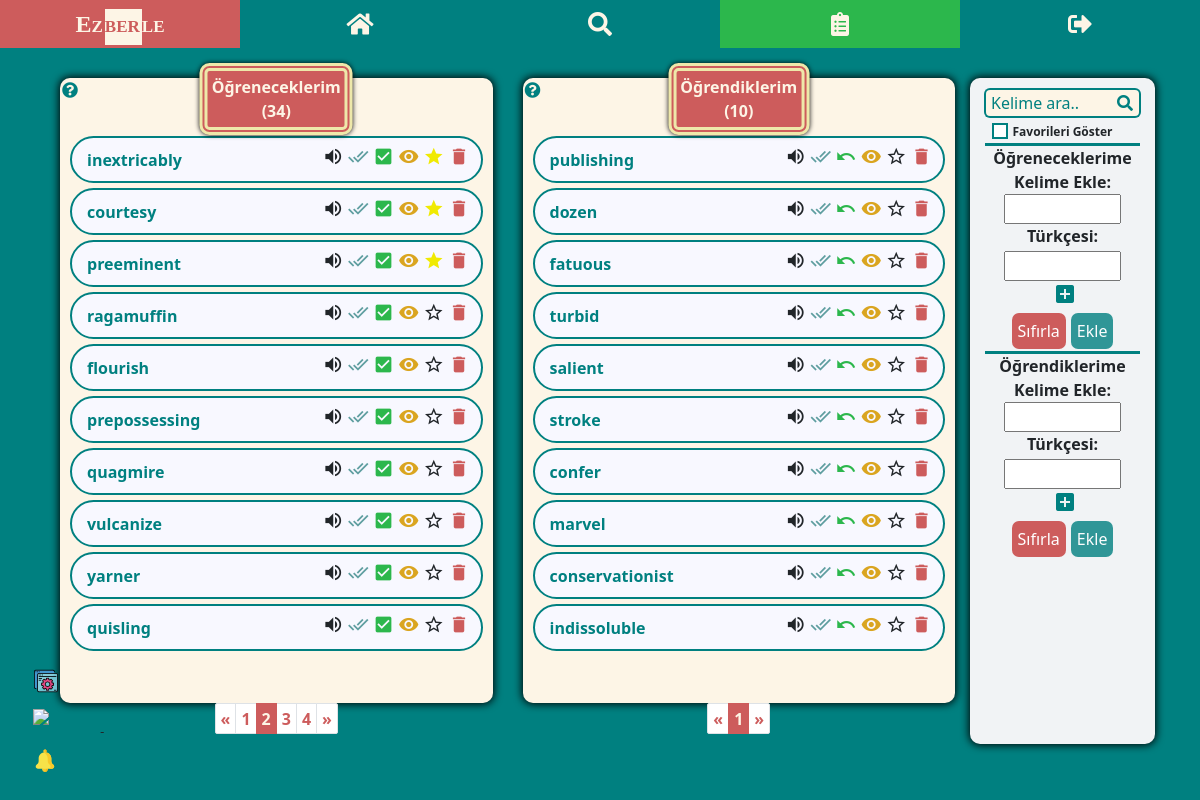
/kelime_listesi/?s=2 (signed in), run on the app's committed database.
### my_dict/models.py (models this page shows, shortened)
class WordEn(models.Model):
    user = models.ForeignKey(User, on_delete=models.CASCADE)
    english = models.CharField(max_length=100)
    audio = models.CharField(max_length=300)
    create_time = models.DateTimeField(auto_now_add=True)
    is_learned = models.BooleanField(default=False)
    is_seen = models.BooleanField(default=False)
    is_starred = models.BooleanField(default=False)
    is_in_reminder_list = models.BooleanField(default=False)
    is_new_in_reminder_list = models.BooleanField(default=False)
    memorize_tracker = FieldTracker(fields=['is_learned'])
    class Meta:
        ordering = ['-create_time']
        verbose_name_plural = "İngilizce Kelimeler"

### my_dict/views.py (the view)
# urls.py: path('kelime_listesi/', my_word_list, name='word-list'),
@login_required
def my_word_list(request):
    unl_words = get_word_list(request, 'unlearned_words')
    l_words = get_word_list(request, 'learned_words')
    if request.method == "GET":
        word = request.GET.get("q")
        my_word_list_search(request, word)
    paginator_unl = Paginator(unl_words, 10)
    page_no_unl = request.GET.get('s')
    page_unl = paginator_unl.get_page(page_no_unl)
    paginator_l = Paginator(l_words, 10)
    page_no_l = request.GET.get('p')
    page_l = paginator_l.get_page(page_no_l)
    data = {
        'page_obj_unl': page_unl,
        'page_obj_l': page_l,
        'unlearned_count': len(unl_words),
        'learned_count': len(l_words),
    }
    if WordEn.objects.filter(user=request.user, is_new_in_reminder_list=True):
        data['show_reminder_notif'] = True
    return render(request, 'my_dict/word_list.html', context=data)

### my_dict/templates/my_dict/word_list.html (shortened to what this page needs)
{% extends 'base.html' %}
{% load static %}
{% block content %}
<div class="wrapper">
<div class="container-md">
<div class="row mt-4">
    <div class="col-lg-5 tbl-first mt-md-4">
        <div class="word-list position-relative">
            <span class="wl-title">Öğreneceklerim <br> (<span class="count-unl">{{ unlearned_count }}</span>)</span>
            <div class="tt">
              <i class="fas fa-question-circle"></i>
            </div>
            <ul class="unl-word">
                {% if "kelime_listesi/q=" not in request.path or page_obj_unl|length > 0 %}
                    {% for word in page_obj_unl %}
                    <li data-id="{{word.id}}" class="li{{word.id}}">
                        <div class="en-section">
                            <div class="align-self-center word">
                                <a href="{% url 'dictionary-search' word.english %}" target="_blank">{{ word.english }}</a>
                            </div>
                            <div data-id="{{word.id}}" class="btn-grp btn-grp-unl">
                                {% if word.audio %}
                                <i title="Dinle" class="material-icons audio">volume_up</i>
                                {% else %}
                                <i title="Ses mevcut değil" class="material-icons audio">volume_off</i>
                                <audio src="{{word.audio}}"></audio>
                                {% endif %}
                                {% if word.is_seen %}
                                <i title="Görüldü" class="material-icons check-seen word-seen">done_all</i>
                                {% else %}
                                <i title="Görülmedi" class="material-icons check-seen word-unseen">done_all</i>
                                {% endif %}
                                <i title="Ezberledim" class="material-icons check-learn memorize">check_box</i>
                                <i data-toggle="collapse" data-target=".tr{{word.id}}" title="Türkçelerini göster"
                                   class="material-icons eye">remove_red_eye</i>
                                {% if not word.is_starred %}
                                <i title="Favorilere ekle" class="material-icons star">star_border</i>
                                {% else %}
                                <i title="Favorilerden çıkar" class="material-icons star pale-yellow">star</i>
                                {% endif %}
                                <i title="Sil" class="material-icons del">delete</i>
                            </div>
                        </div>
                    </li>
                    {% endfor %}
                {% elif page_obj_unl|length == 0 and '$favorites' not in request.path %}
                    <li>Bu listeye <u>{{word}}</u> için bir kelime kayıt edilmemiş.</li>
                {% endif %}
            </ul>
        </div>
        {% if 'kelime_listesi/q=' not in request.path or unl_pg_count > 9 %}
        <nav aria-label="Page navigation example">
          <ul class="pagination pagination-unl pagination-sm justify-content-center">
          {% if page_obj_unl.has_previous %}
              <li class="page-item">
              <a class="page-link" href="?s={{ page_obj_unl.previous_page_number }}">&laquo</a>
            </li>
          {% else %}
              <li class="page-item disabled">
              <a class="page-link" href="#" tabindex="-1" aria-disabled="true">&laquo</a>
            </li>
          {% endif %}
          {% for i in page_obj_unl.paginator.page_range %}
              {% if page_obj_unl.number == i %}
                  <li class="page-item active" aria-current="page">
                <span class="page-link">
                  {{ i }}
                </span>
              </li>
              {% elif i > page_obj_unl.number|add:'-5' and i < page_obj_unl.number|add:'5' %}
                   <li class="page-item"><a class="page-link" href="?s={{ i }}">{{ i }}</a></li>
              {% endif %}
          {% endfor %}
          {% if page_obj_unl.has_next %}
              <li class="page-item">
              <a class="page-link" href="?s={{ page_obj_unl.next_page_number }}">&raquo</a>
            </li>
          {% else %}
              <li class="page-item disabled">
              <a class="page-link" href="#" tabindex="-1" aria-disabled="true">&raquo</a>
            </li>
          {% endif %}
        </ul>
      </nav>
        {% endif %}
    </div>
    <div class="col-lg-5 mt-md-4">
        <div class="word-list position-relative">
            <span class="wl-title">Öğrendiklerim <br> (<span class="count-l">{{ learned_count }}</span>)</span>
            <div class="tt">
              <i class="fas fa-question-circle"></i>
            </div>
            <ul class="l-word">
                {% if "kelime_listesi/q=" not in request.path or page_obj_l|length > 0 %}
                    {% for word in page_obj_l %}
                    <li data-id="{{word.id}}" class="li{{word.id}}">
                        <div class="en-section">
                            <div class="align-self-center word">
                                <a href="{% url 'dictionary-search' word.english %}" target="_blank">{{ word.english }}</a>
                            </div>
                            <div data-id="{{word.id}}" class="btn-grp btn-grp-l">
                                {% if word.audio %}
                                <i title="Dinle" class="material-icons audio">volume_up</i>
                                {% else %}
                                <i title="Ses mevcut değil" class="material-icons audio">volume_off</i>
                                <audio src="{{word.audio}}"></audio>
                                {% endif %}
                                {% if word.is_seen %}
                                <i title="Görüldü" class="material-icons check-seen word-seen">done_all</i>
                                {% else %}
                                <i title="Görülmedi" class="material-icons check-seen word-unseen">done_all</i>
                                {% endif %}
                                <i title="Unuttum" class="material-icons check-unlearn memorize">undo</i>
                                {% if word.turkish %}
                                <i data-toggle="collapse" data-target=".tr{{word.id}}" title="Türkçelerini göster"
                                   class="material-icons eye">remove_red_eye</i>
                                {% endif %}
                                {% if not word.is_starred %}
                                <i title="Favorilere ekle" class="material-icons star">star_border</i>
                                {% else %}
                                <i title="Favorilerden çıkar" class="material-icons star pale-yellow">star</i>
                                {% endif %}
                                <i title="Sil" class="material-icons del">delete</i>
                            </div>
                        </div>
                    </li>
                    {% endfor %}
                {% elif page_obj_l|length == 0 and '$favorites' not in request.path %}
                    <li>Bu listeye <u>{{word}}</u> için bir kelime kayıt edilmemiş.</li>
                {% endif %}
            </ul>
        </div>
        {% if 'kelime_listesi/q=' not in request.path or l_pg_count > 9 %}
        <nav aria-label="Page navigation example">
          <ul class="pagination pagination-l pagination-sm justify-content-center">
          {% if page_obj_l.has_previous %}
              <li class="page-item">
              <a class="page-link" href="?p={{ page_obj_l.previous_page_number }}">&laquo</a>
            </li>
          {% else %}
              <li class="page-item disabled">
              <a class="page-link" href="#" tabindex="-1" aria-disabled="true">&laquo</a>
            </li>
          {% endif %}
          {% for i in page_obj_l.paginator.page_range %}
              {% if page_obj_l.number == i %}
                  <li class="page-item active" aria-current="page">
                <span class="page-link">
                  {{ i }}
                </span>
              </li>
              {% elif i > page_obj_l.number|add:'-5' and i < page_obj_l.number|add:'5' %}
                   <li class="page-item"><a class="page-link" href="?p={{ i }}">{{ i }}</a></li>
              {% endif %}
          {% endfor %}
          {% if page_obj_l.has_next %}
              <li class="page-item">
              <a class="page-link" href="?p={{ page_obj_l.next_page_number }}">&raquo</a>
            </li>
          {% else %}
              <li class="page-item disabled">
              <a class="page-link" href="#" tabindex="-1" aria-disabled="true">&raquo</a>
            </li>
          {% endif %}
          </ul>
        </nav>
        {% endif %}
    </div>
    <div class="col-lg-2 col-sm-8 word-mng mb-lg-0 mb-5 mt-4">
        <div>
            <div class="d-flex justify-content-center word-mng-search">
                {% if 'kelime_listesi/q=' in request.path and '$favorites' not in request.path %}
                    <input title="Bir kelime arayın" class="srch-i" type="search" placeholder="Kelime ara.." onClick="this.setSelectionRange(0, this.value.length)" aria-autocomplete="none" autofocus>
                    <button class="srch-btn" type="submit">
                        <i class="fas fa-search"></i>
                    </button>
                {% else %}
                    <input title="Bir kelime arayın" class="srch-i" type="search" placeholder="Kelime ara.." onClick="this.setSelectionRange(0, this.value.length)" aria-autocomplete="none" autofocus>
                    <button class="srch-btn" type="submit">
                        <i class="fas fa-search"></i>
                    </button>
                {% endif %}
            </div>
            {% if '$favorites' in request.path %}
            <div class="d-flex justify-content-center show-fav">
                <label class="custom-cb" for="show-fav">Favorileri Göster
                    <input id="show-fav" type="checkbox" checked>
                    <span class="checkbox"></span>
                </label>
            </div>
            {% else %}
            <div class="d-flex justify-content-center show-fav">
                <label class="custom-cb" for="show-fav">Favorileri Göster
                    <span class="checkbox"></span>
                </label>
            </div>
            {% endif %}
        </div>
        <div class="mng-body">
            <div class="text-center mng-top">
                <div>
                    <span id="add-title-unl">Öğreneceklerime</span><br>
                    <label for="english-unl">Kelime Ekle:</label>
                </div>
                <div><input type="text" id="english-unl" name="english-unl" class="keycode-input" required autocomplete="off"></div>
                <div><label for="turkish-unl">Türkçesi:</label></div>
                <div><input type="text" id="turkish-unl" name="turkish-unl" class="input-tr-unl mt-1 w-75 keycode-input" autocomplete="off"></div>
                <div class="d-flex justify-content-center">
                  <button class="add-tr add-tr-unl"><i class="material-icons">add_box</i></button>
                </div>
                <div class="d-flex justify-content-center mb-1">
                  <input class="btn-danger-custom" type="reset" value="Sıfırla">
                  <input class="btn-before add_word_unl" type="submit" value="Ekle">
                </div>
            </div>
        </div>
        <div class="text-center mng-bottom">
            <div>
                <span id="add-title-l">Öğrendiklerime</span> <br>
                <label for="english-l">Kelime Ekle:</label>
            </div>
            <div><input type="text" id="english-l" name="english-l" class="keycode-input" required autocomplete="off"></div>
            <div><label for="turkish-l">Türkçesi:</label></div>
            <div><input type="text" id="turkish-l" name="turkish-l" class="input-tr-l mt-1 w-75 keycode-input" autocomplete="off"></div>
            <div class="d-flex justify-content-center">
              <button class="add-tr add-tr-l"><i class="material-icons">add_box</i></button>
            </div>
            <div class="d-flex justify-content-center mng-form2 mb-sm-1 mb-lg-0">
              <input class="btn-danger-custom" type="reset" value="Sıfırla">
              <input class="btn-before add_word_l" type="submit" value="Ekle">
            </div>
        </div>
    </div>
</div>
</div>
</div>
{% endblock %}

### data on the page
WordEn: english "inextricably", is_seen False (drawn), is_starred True (drawn)
WordEn: english "courtesy", is_seen False (drawn), is_starred True (drawn)
WordEn: english "preeminent", is_seen False (drawn), is_starred True (drawn)
WordEn: english "ragamuffin", is_seen False (drawn), is_starred False (drawn)
WordEn: english "flourish", is_seen False (drawn), is_starred False (drawn)
WordEn: english "prepossessing", is_seen False (drawn), is_starred False (drawn)
WordEn: english "quagmire", is_seen False (drawn), is_starred False (drawn)
WordEn: english "vulcanize", is_seen False (drawn), is_starred False (drawn)
WordEn: english "yarner", is_seen False (drawn), is_starred False (drawn)
WordEn: english "quisling", is_seen False (drawn), is_starred False (drawn)
WordEn: english "publishing", is_seen False (drawn), is_starred False (drawn)
WordEn: english "dozen", is_seen False (drawn), is_starred False (drawn)
WordEn: english "fatuous", is_seen False (drawn), is_starred False (drawn)
WordEn: english "turbid", is_seen False (drawn), is_starred False (drawn)
WordEn: english "salient", is_seen False (drawn), is_starred False (drawn)
WordEn: english "stroke", is_seen False (drawn), is_starred False (drawn)
WordEn: english "confer", is_seen False (drawn), is_starred False (drawn)
WordEn: english "marvel", is_seen False (drawn), is_starred False (drawn)
WordEn: english "conservationist", is_seen False (drawn), is_starred False (drawn)
WordEn: english "indissoluble", is_seen False (drawn), is_starred False (drawn)

### other printed values
{{ unlearned_count }} "34"
{{ i }} "1" "3" "4"
{{ i }} "2"
{{ learned_count }} "10"
{{ i }} "1"
